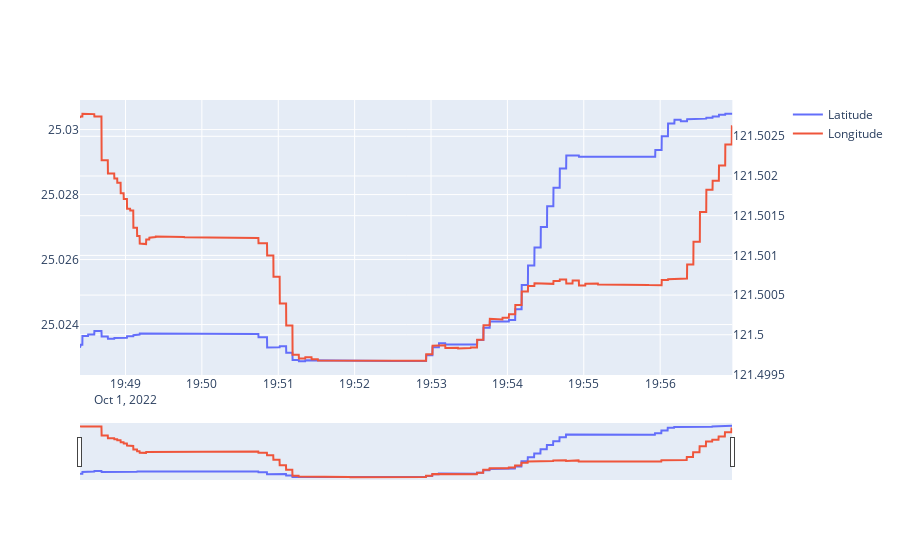

Notebook code cell kept with this figure:
### Markdown cell above
## Explore GPS data

### Code cell
import plotly.graph_objects as go
from plotly.subplots import make_subplots
# from bokeh.io import show
# from bokeh.plotting import gmap
# from bokeh.models import GMapOptions, ColumnDataSource

# GOOGLE_API_KEY = 'AIzaSyAfSRsA17iEoLGiFxuGAPoJ84EBRV7rN_o'

# map_options = GMapOptions(lat=0, lng=0, map_type='roadmap', zoom=10)
# p = gmap(GOOGLE_API_KEY, map_options, title='Test')
# source = ColumnDataSource(
#     data=dict(
#         locationLat=df['locationLat'],
#         locationLong=df['locationLong']
#     )
# )
# p.circle(
#     x="locationLat", 
#     y="locationLong", 
#     size=15, 
#     fill_color="blue", 
#     fill_alpha=0.8, 
#     source=source
# )
# show(p)

fig_gps = make_subplots(specs=[[{'secondary_y': True}]])
fig_gps.add_trace(
    go.Scatter(
        x=df['timestamp'], 
        y=df['locationLat'], 
        name='Latitude'
    ),
)
fig_gps.add_trace(
    go.Scatter(
        x=df['timestamp'], 
        y=df['locationLong'], 
        name='Longitude'
    ),
    secondary_y=True
)
fig_gps.update_layout(
    xaxis=dict(
        rangeslider=dict(visible=True)
        , type='date'
    )
)

### Figure 1 — Plotly figure (JSON) as saved in the notebook; plotly's stock layout.template omitted (floating-point values rounded to 4 significant figures; data arrays with more than 128 entries replaced by an {"elided": "..."} marker saying what was removed)
{"data": [{"name": "Latitude", "type": "scatter", "x": {"elided": "4551 str values"}, "y": {"elided": "4551 float values"}}, {"name": "Longitude", "type": "scatter", "x": {"elided": "4551 str values"}, "xaxis": "x", "y": {"elided": "4551 float values"}, "yaxis": "y2"}], "layout": {"xaxis": {"anchor": "y", "domain": [0, 0.94], "rangeslider": {"visible": true}, "type": "date"}, "yaxis": {"anchor": "x", "domain": [0, 1]}, "yaxis2": {"anchor": "x", "overlaying": "y", "side": "right"}}}
